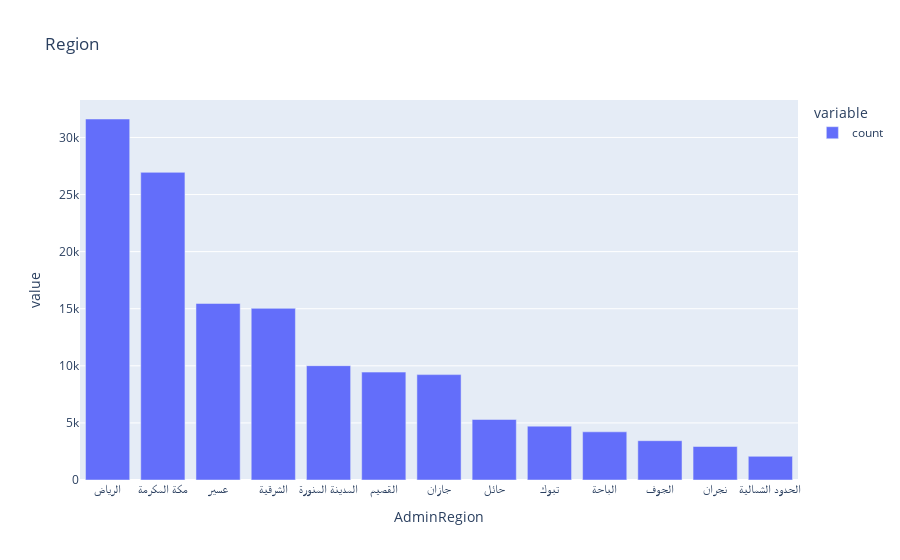

Notebook source saved alongside this figure:
### Code cell
fig2.show()

### Figure 1 — Plotly figure (JSON) as saved in the notebook; plotly's stock layout.template omitted (floating-point values rounded to 4 significant figures)
{"data": [{"alignmentgroup": "True", "hovertemplate": "variable=count<br>AdminRegion=%{x}<br>value=%{y}<extra></extra>", "legendgroup": "count", "marker": {"color": "#636efa", "pattern": {"shape": ""}}, "name": "count", "offsetgroup": "count", "orientation": "v", "showlegend": true, "textposition": "auto", "type": "bar", "x": ["الرياض", "مكة المكرمة", "عسير", "الشرقية", "المدينة المنورة", "القصيم", "جازان", "حائل", "تبوك", "الباحة", "الجوف", "نجران", "الحدود الشمالية"], "xaxis": "x", "y": [31617, 26944, 15460, 15034, 10012, 9449, 9229, 5302, 4717, 4220, 3442, 2933, 2072], "yaxis": "y"}], "layout": {"autosize": true, "barmode": "relative", "legend": {"title": {"text": "variable"}, "tracegroupgap": 0}, "title": {"text": "Region"}, "xaxis": {"anchor": "y", "autorange": true, "domain": [0, 1], "range": [-0.5, 12.5], "title": {"text": "AdminRegion"}, "type": "category"}, "yaxis": {"anchor": "x", "autorange": true, "domain": [0, 1], "range": [0, 33280.0], "title": {"text": "value"}, "type": "linear"}}}
